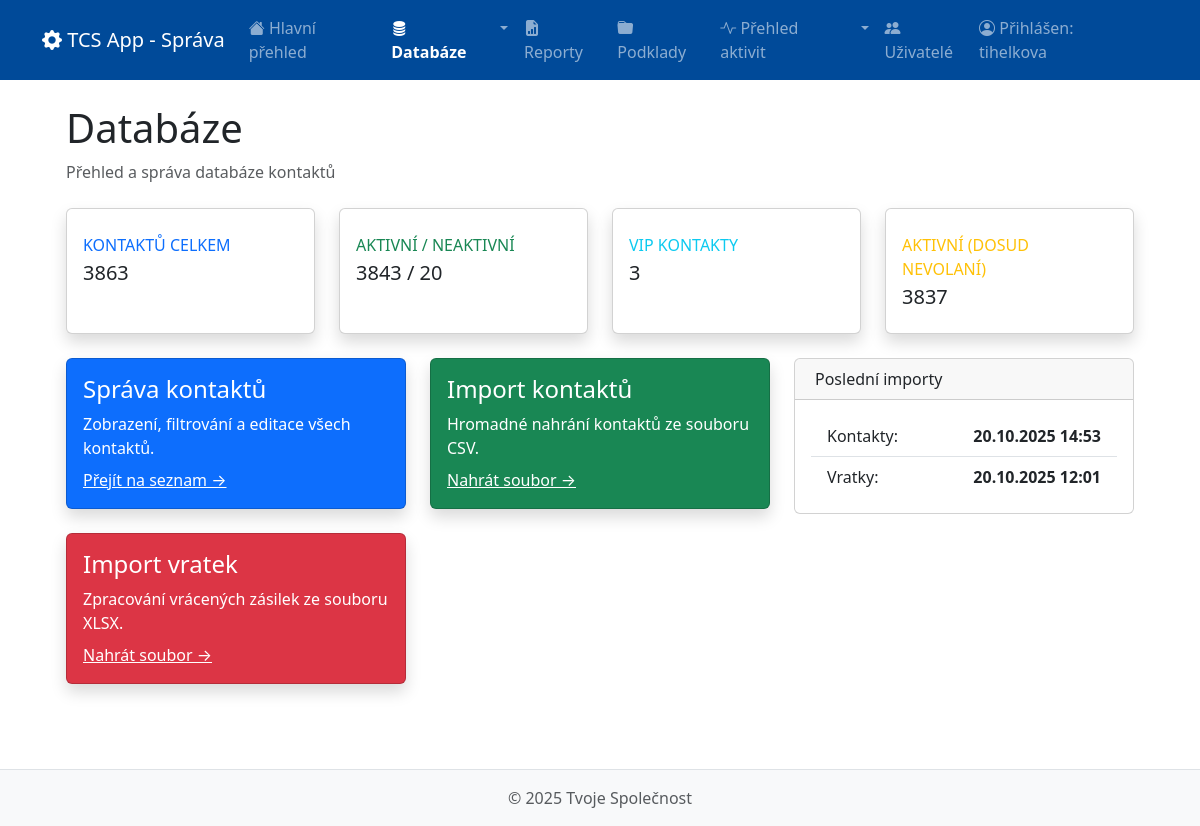
The page /sprava/databaze/ (signed in) on the database its author committed.
### sprava/models.py (models this page shows, shortened)
class CustomUser(AbstractUser):
    first_name = models.CharField(max_length=150, blank=False, verbose_name='Jméno')
    last_name = models.CharField(max_length=150, blank=False, verbose_name='Příjmení')
    email = models.EmailField(unique=True, null=True, blank=True, verbose_name='E-mail')
    kod_operatora = models.CharField(max_length=50, unique=True, blank=False, verbose_name="Kód operátora")
    telefonni_cislo = models.CharField(max_length=20, blank=False, verbose_name="Telefonní číslo")
    uvazek_hodiny = models.PositiveIntegerField(blank=False, verbose_name="Úvazek (v hodinách)")
    datum_narozeni = models.DateField(null=True, blank=True, verbose_name="Datum narození")
    svatek = models.DateField(null=True, blank=True, verbose_name="Svátek")
    history = HistoricalRecords()
    REQUIRED_FIELDS = ['first_name', 'last_name', 'email', 'kod_operatora', 'telefonni_cislo', 'uvazek_hodiny']

### contacts/models.py (models this page shows, shortened)
class Kontakt(models.Model):
    info_2 = models.CharField(max_length=50, blank=True,  null=True, db_index=True, unique=True, verbose_name="Zákaznické číslo")
    info_3 = models.CharField(max_length=50, blank=True, default='', db_index=True, verbose_name="Přednostní číslo")
    ansprache = models.CharField(max_length=20, blank=True, default='', verbose_name="Oslovení (Pohlaví)")
    titel = models.CharField(max_length=20, blank=True, default='', verbose_name="Titul")
    vorname = models.CharField(max_length=100, blank=True, default='', verbose_name="Jméno")
    nachname = models.CharField(max_length=100, blank=True, default='', db_index=True, verbose_name="Příjmení")
    dlbs = models.CharField(max_length=50, blank=True, default='', verbose_name="Poslední objednávka")
    info_1 = models.CharField(max_length=50, blank=True, default='', verbose_name="DBK")
    telefon1 = models.CharField(max_length=30, blank=True, default='', db_index=True, verbose_name="Telefon 1")
    telefon2 = models.CharField(max_length=30, blank=True, default='', verbose_name="Telefon 2")
    geburtsdatum = models.DateField(null=True, blank=True, verbose_name="Datum narození")
    datum_letztkontakt = models.CharField(max_length=20, blank=True, default='', verbose_name="Poslední kontakt")
    tlm_kampagne_2_zielprodukt = models.CharField(max_length=100, blank=True, default='', verbose_name="Kampaň")
    strasse = models.CharField(max_length=100, blank=True, default='', verbose_name="Ulice")
    ort = models.CharField(max_length=100, blank=True, default='', verbose_name="Město")
    plz = models.CharField(max_length=20, blank=True, default='', verbose_name="Poštovní směrovací číslo")
    recency = models.CharField(max_length=20, blank=True, default='', verbose_name="Typ zákazníka")
    vip = models.BooleanField(default=False, verbose_name="VIP kontakt")
    vip_pridano = models.DateTimeField(null=True, blank=True, verbose_name="Do VIP přidáno dne")
    vip_poznamka = models.TextField(blank=True, default='', verbose_name="Interní poznámka k VIP")
    trvale_blokovan = models.BooleanField(default=False, verbose_name="Trvale blokovaný kontakt")
    nedovolano_pocet = models.PositiveIntegerField(default=0, verbose_name="Počet pokusů Nedovoláno")
    nedovolano_v_rade = models.PositiveIntegerField(default=0, verbose_name="Počet 'Nedovoláno' v řadě")
    odlozeny_nedovolano_pokusy = models.PositiveIntegerField(default=0, verbose_name="Počet pokusů Nedovoláno (odložené)")
    blokace_do = models.DateTimeField(null=True, blank=True, verbose_name="Blokace do")
    aktivni = models.BooleanField(default=True, verbose_name="Aktivní kontakt")
    assigned_operator = models.ForeignKey(
        settings.AUTH_USER_MODEL,
        null=True,
        blank=True,
        on_delete=models.SET_NULL,
        related_name="assigned_contacts",
        verbose_name="Přiřazený operátor",
    )
    updated_at = models.DateTimeField(auto_now=True, verbose_name="Poslední aktualizace")
    datum_prirazeni = models.DateTimeField(
        null=True,
        blank=True,
        verbose_name="Datum posledního přiřazení"
    )
    deaktivovan_do = models.DateField(null=True, blank=True, verbose_name="Deaktivován do")
    datum_importu = models.DateTimeField(
        null=True,
        blank=True,
        db_index=True,
        verbose_name="Datum importu/aktualizace"
    )
    datum_posledniho_prodeje = models.DateTimeField(
        null=True,
        blank=True,
        verbose_name="Datum posledního prodeje"
    )
    locked_by = models.ForeignKey(
        settings.AUTH_USER_MODEL,
        null=True,
        blank=True,
        on_delete=models.SET_NULL,
        related_name="locked_contacts",
        verbose_name="Dočasně uzamčeno operátorem"
    )
    locked_at = models.DateTimeField(
        null=True,
        blank=True,
        verbose_name="Čas uzamčení"
    )
    class Meta:
        verbose_name = "Kontakt"
        verbose_name_plural = "Kontakty"

class Vratka(models.Model):
    kontakt = models.ForeignKey(Kontakt, on_delete=models.CASCADE, related_name='vratky', verbose_name="Kontakt")
    datum_vratky = models.DateField(verbose_name="Datum vrácení")
    duvod = models.CharField(max_length=255, verbose_name="Důvod vrácení", blank=True, default='')
    datum_importu = models.DateTimeField(auto_now_add=True, verbose_name="Datum importu")
    agent = models.CharField(max_length=100, blank=True, default='', verbose_name="Agent")
    cislo_faktury = models.CharField(max_length=100, blank=True, default='', verbose_name="Číslo faktury")
    datum_faktury = models.DateField(blank=True, null=True, verbose_name="Datum faktury")
    castka_faktury = models.DecimalField(max_digits=10, decimal_places=2, blank=True, null=True, verbose_name="Částka faktury")
    castka_vratky = models.DecimalField(max_digits=10, decimal_places=2, blank=True, null=True, verbose_name="Částka vratky")
    class Meta:
        verbose_name = "Vratka"
        verbose_name_plural = "Vratky"
        ordering = ['-datum_vratky']

### sprava/views.py (the view)
# urls.py: path('databaze/', views.sprava_databaze_overview, name='databaze_overview'),
@login_required
@user_passes_test(is_admin)
def sprava_databaze_overview(request):
    all_contacts = Kontakt.objects.all()
    total_contacts = all_contacts.count()
    active_contacts = all_contacts.filter(aktivni=True).count()
    vip_contacts = all_contacts.filter(vip=True).count()
    active_without_history = Kontakt.objects.annotate(call_count=Count('historie')).filter(aktivni=True, call_count=0).count()
    last_return_import = Vratka.objects.order_by('-datum_importu').first()
    last_contact_import = Kontakt.objects.order_by('-id').first()
    context = {
        'page_title': 'Přehled databáze',
        'total_contacts': total_contacts,
        'active_contacts': active_contacts,
        'inactive_contacts': total_contacts - active_contacts,
        'vip_contacts': vip_contacts,
        'active_without_history': active_without_history,
        'last_return_import_date': last_return_import.datum_importu if last_return_import else None,
        'last_contact_import_date': last_contact_import.updated_at if last_contact_import else None,
    }
    return render(request, 'sprava/sprava_databaze_overview.html', context)

### templates/sprava/sprava_databaze_overview.html (shortened to what this page needs)
{% extends "sprava/base.html" %}
{% block content %}
<div class="container-fluid px-4">
    <h1 class="mt-4">Databáze</h1>
    <ol class="breadcrumb mb-4">
        <li class="breadcrumb-item active">Přehled a správa databáze kontaktů</li>
    </ol>
    <div class="row">
        <div class="col-xl-3 col-md-6 mb-4">
            <div class="card border-left-primary shadow h-100 py-2">
                <div class="card-body"><div class="row no-gutters align-items-center"><div class="col mr-2">
                    <div class="text-xs font-weight-bold text-primary text-uppercase mb-1">Kontaktů celkem</div>
                    <div class="h5 mb-0 font-weight-bold text-gray-800">{{ total_contacts|default:"N/A" }}</div>
                </div><div class="col-auto"></div></div></div>
            </div>
        </div>
        <div class="col-xl-3 col-md-6 mb-4">
            <div class="card border-left-success shadow h-100 py-2">
                <div class="card-body"><div class="row no-gutters align-items-center"><div class="col mr-2">
                    <div class="text-xs font-weight-bold text-success text-uppercase mb-1">Aktivní / Neaktivní</div>
                    <div class="h5 mb-0 font-weight-bold text-gray-800">{{ active_contacts|default:"N/A" }} / {{ inactive_contacts|default:"N/A" }}</div>
                </div><div class="col-auto"></div></div></div>
            </div>
        </div>
        <div class="col-xl-3 col-md-6 mb-4">
            <div class="card border-left-info shadow h-100 py-2">
                <div class="card-body"><div class="row no-gutters align-items-center"><div class="col mr-2">
                    <div class="text-xs font-weight-bold text-info text-uppercase mb-1">VIP Kontakty</div>
                    <div class="h5 mb-0 font-weight-bold text-gray-800">{{ vip_contacts|default:"N/A" }}</div>
                </div><div class="col-auto"></div></div></div>
            </div>
        </div>
        <div class="col-xl-3 col-md-6 mb-4">
            <div class="card border-left-warning shadow h-100 py-2">
                <div class="card-body"><div class="row no-gutters align-items-center"><div class="col mr-2">
                    <div class="text-xs font-weight-bold text-warning text-uppercase mb-1">Aktivní (dosud nevolaní)</div>
                    <div class="h5 mb-0 font-weight-bold text-gray-800">{{ active_without_history|default:"N/A" }}</div>
                </div><div class="col-auto"></div></div></div>
            </div>
        </div>
    </div>
    <div class="row">
        <div class="col-xl-8">
            <div class="row">
                <div class="col-lg-6 mb-4">
                    <div class="card bg-primary text-white shadow">
                        <div class="card-body">
                            <h4>Správa kontaktů</h4>
                            <p class="mb-2">Zobrazení, filtrování a editace všech kontaktů.</p>
                            <a href="{% url 'sprava:contacts_list' %}" class="stretched-link text-white">Přejít na seznam &rarr;</a>
                        </div>
                    </div>
                </div>
                <div class="col-lg-6 mb-4">
                    <div class="card bg-success text-white shadow">
                        <div class="card-body">
                            <h4>Import kontaktů</h4>
                            <p class="mb-2">Hromadné nahrání kontaktů ze souboru CSV.</p>
                            <a href="{% url 'sprava:upload_contacts' %}" class="stretched-link text-white">Nahrát soubor &rarr;</a>
                        </div>
                    </div>
                </div>
                 <div class="col-lg-6 mb-4">
                    <div class="card bg-danger text-white shadow">
                        <div class="card-body">
                            <h4>Import vratek</h4>
                            <p class="mb-2">Zpracování vrácených zásilek ze souboru XLSX.</p>
                            <a href="{% url 'sprava:vratky' %}" class="stretched-link text-white">Nahrát soubor &rarr;</a>
                        </div>
                    </div>
                </div>
            </div>
        </div>
        <div class="col-xl-4">
            <div class="card mb-4">
                <div class="card-header">Poslední importy</div>
                <div class="card-body">
                    <ul class="list-group list-group-flush">
                        <li class="list-group-item d-flex justify-content-between align-items-center">
                            Kontakty:
                            <strong>{% if last_contact_import_date %}{{ last_contact_import_date|date:"d.m.Y H:i" }}{% else %}Žádný záznam{% endif %}</strong>
                        </li>
                        <li class="list-group-item d-flex justify-content-between align-items-center">
                            Vratky:
                            <strong>{% if last_return_import_date %}{{ last_return_import_date|date:"d.m.Y H:i" }}{% else %}Žádný záznam{% endif %}</strong>
                        </li>
                    </ul>
                </div>
            </div>
        </div>
    </div>
</div>
{% endblock %}

### templates/sprava/base.html (shortened to what this page needs)
{% load static %}
<!DOCTYPE html>
<html lang="cs">
<head>
    <link href="https://cdn.jsdelivr.net/npm/bootstrap@5.3.2/dist/css/bootstrap.min.css" rel="stylesheet">
    <link rel="stylesheet" href="https://cdn.jsdelivr.net/npm/bootstrap-icons@1.11.1/font/bootstrap-icons.css">
    <link rel="stylesheet" href="https://cdn.jsdelivr.net/npm/flatpickr/dist/flatpickr.min.css">
</head>
<body>
    <nav class="navbar navbar-expand-lg navbar-dark" style="background-color: #004a99;">
        <div class="container">
            <a class="navbar-brand" href="{% url 'sprava:sprava_dashboard' %}">
                <i class="bi bi-gear-fill"></i> TCS App - Správa
            </a>
            <div class="collapse navbar-collapse" id="navbarNav">
                <ul class="navbar-nav me-auto mb-2 mb-lg-0">
                    <li class="nav-item">
                        <a class="nav-link {% if request.resolver_match.url_name == 'sprava_dashboard' %}active{% endif %}" href="{% url 'sprava:sprava_dashboard' %}">
                            <i class="bi bi-house-fill"></i> Hlavní přehled
                        </a>
                    </li>
                    <li class="nav-item dropdown">
                        <div class="nav-link d-flex p-0">
                            <a class="nav-link {% if request.resolver_match.url_name == 'databaze_overview' %}active{% endif %}" href="{% url 'sprava:databaze_overview' %}">
                                <i class="bi bi-database-fill"></i> Databáze
                            </a>
                            <a class="nav-link dropdown-toggle dropdown-toggle-split " href="#" data-bs-toggle="dropdown" aria-expanded="false">
                            </a>
                        </div>
                    </li>
                    <li class="nav-item">
                        <a class="nav-link {% if 'reporty' in request.resolver_match.url_name %}active{% endif %}" href="{% url 'sprava:reporty_overview' %}">
                            <i class="bi bi-file-earmark-bar-graph-fill"></i> Reporty
                        </a>
                    </li>
                    <li class="nav-item">
                        <a class="nav-link {% if 'podklady' in request.resolver_match.url_name %}active{% endif %}" href="{% url 'sprava:podklady_overview' %}">
                            <i class="bi bi-folder-fill"></i> Podklady
                        </a>
                    </li>
                    <li class="nav-item dropdown">
                        <div class="nav-link d-flex p-0">
                            <a class="nav-link {% if request.resolver_match.url_name == 'sprava_aktivity_overview' %}active{% endif %}" href="{% url 'sprava:aktivity_overview' %}">
                                <i class="bi bi-activity"></i> Přehled aktivit
                            </a>
                            <a class="nav-link dropdown-toggle dropdown-toggle-split {% if request.resolver_match.url_name == 'sprava_historie_hovoru' %}active{% endif %}" href="#" data-bs-toggle="dropdown" aria-expanded="false">
                            </a>
                        </div>
                    </li>
                    <li class="nav-item">
                        <a class="nav-link {% if 'uzivatele' in request.resolver_match.url_name %}active{% endif %}" href="{% url 'sprava:sprava_uzivatele_overview' %}">
                            <i class="bi bi-people-fill"></i> Uživatelé
                        </a>
                    </li>
                </ul>
                <ul class="navbar-nav">
                    {% if user.is_authenticated %}
                        <li class="nav-item">
                            <span class="navbar-text me-3">
                                <i class="bi bi-person-circle"></i> Přihlášen: {{ user.username }}
                            </span>
                        </li>
                    {% endif %}
                </ul>
            </div>
        </div>
    </nav>
    <main class="container mt-4 mb-5">
        {% block content %}{% endblock %}
    </main>
    <footer class="footer mt-auto py-3 bg-light fixed-bottom border-top">
        <div class="container text-center">
            <span class="text-muted">© {% now "Y" %} Tvoje Společnost</span>
        </div>
    </footer>
</body>
</html>

### rows shown on the page
CustomUser: username "tihelkova"
Kontakt: updated_at "20.10.2025 14:53"
Vratka: datum_importu "20.10.2025 12:01"

### other values the page prints
{{ total_contacts|default:"N/A" }} "3863"
{{ active_contacts|default:"N/A" }} "3843"
{{ inactive_contacts|default:"N/A" }} "20"
{{ vip_contacts|default:"N/A" }} "3"
{{ active_without_history|default:"N/A" }} "3837"
